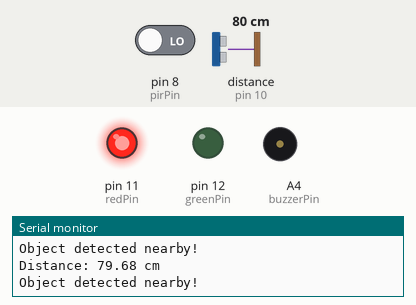
This sketch was run on a simulated Arduino Uno, built with avr-gcc and run on an emulated ATmega328P. Parts: output pins drawn as LEDs (lit = HIGH), buzzer (waves = sounding, pin HIGH), the last lines printed to the serial monitor. Wiring (inferred from the names in the program): ultrasonic range finder: trigger pin 9; echo pin 10. Inputs (shaded band) come from the test bench; at power-on: distance to the obstacle (sensor on pin 10) 80 cm, pin 8 (pirPin) LOW. The echo pulse lasts 58.3 µs per cm; pins used as bus, display or sensor lines are not drawn.

Above: at 1.3 s.
1.4 s: distance to the obstacle (sensor on pin 10) set to 12 cm
2.9 s: distance to the obstacle (sensor on pin 10) set to 9 cm
At 3.7 s:
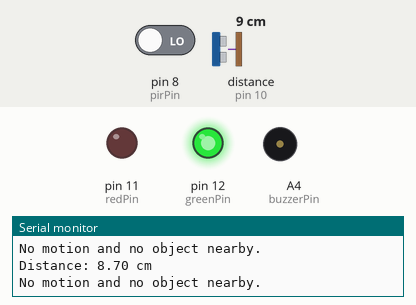
4.5 s: pin 8 (pirPin) driven HIGH
At 5.0 s:
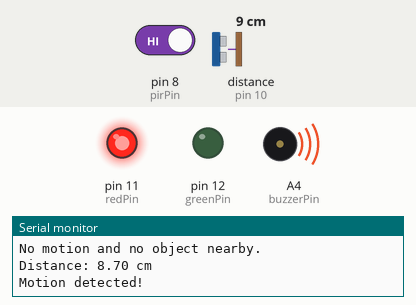
6.0 s: pin 8 (pirPin) driven LOW
At 6.3 s:
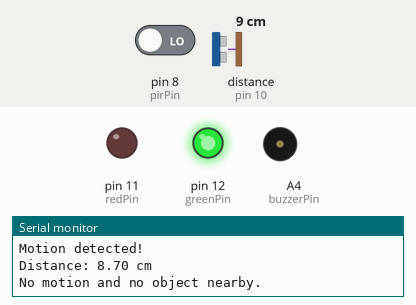
9.0 s: distance to the obstacle (sensor on pin 10) set to 120 cm
At 10.4 s:
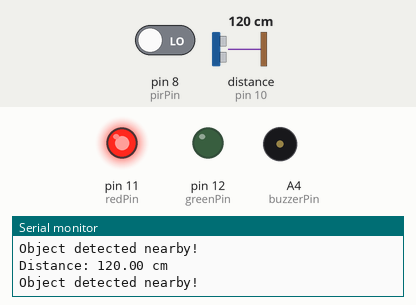
Timing chart, 0 to 11.5 s (numbered marks = the images above; inputs shaded):
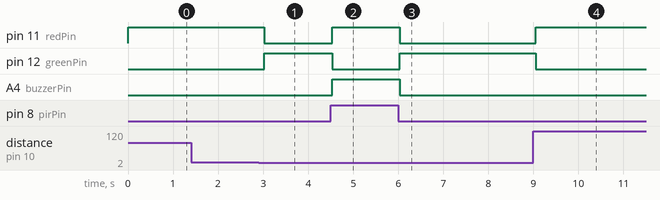

Measured:
- the behaviour switches between 11 and 10 cm on distance to the obstacle (sensor on pin 10) (found by bisection; images 0 and 1)
- after the input at 2.9 s, pin 11 (redPin): HIGH → LOW after 0.13 s; pin 12 (greenPin): LOW → HIGH after 0.13 s
- after the input at 4.5 s, pin 11 (redPin), A4 (buzzerPin): LOW → HIGH at once; pin 12 (greenPin): HIGH → LOW at once
- after the input at 6.0 s, pin 11 (redPin), A4 (buzzerPin): HIGH → LOW at once; pin 12 (greenPin): LOW → HIGH at once
- after the input at 9.0 s, pin 11 (redPin): LOW → HIGH after 0.05 s; pin 12 (greenPin): HIGH → LOW after 0.05 s

The sketch:

Aurdino_dec20a.ino
```cpp
const int trigPin = 9;       // Trigger pin for ultrasonic sensor
const int echoPin = 10;      // Echo pin for ultrasonic sensor
const int pirPin = 8;        // PIR motion sensor pin
const int redPin = 11;       // Red LED pin
const int greenPin = 12;     // Green LED pin
const int buzzerPin = A4;     // Buzzer pin

long duration;               // Variable to store pulse duration
float distance;              // Variable to store the calculated distance
int motionDetected = LOW;    // Variable to store PIR sensor status

void setup() {
  pinMode(trigPin, OUTPUT);    // Set the trigPin as output
  pinMode(echoPin, INPUT);     // Set the echoPin as input
  pinMode(pirPin, INPUT);      // Set the pirPin as input
  pinMode(redPin, OUTPUT);     // Set the redPin as output
  pinMode(greenPin, OUTPUT);   // Set the greenPin as output
  pinMode(buzzerPin, OUTPUT);  // Set the buzzerPin as output

  Serial.begin(9600);          // Start serial communication
}

void loop() {
  // Ultrasonic Sensor Measurement
  digitalWrite(trigPin, LOW);
  delayMicroseconds(2);                 // Wait for 2 microseconds
  digitalWrite(trigPin, HIGH);
  delayMicroseconds(10);                // Wait for 10 microseconds to send pulse
  digitalWrite(trigPin, LOW);

  duration = pulseIn(echoPin, HIGH);    // Measure the duration of pulse
  distance = (duration * 0.0343) / 2;   // Calculate the distance in cm

  // Read the PIR motion sensor
  motionDetected = digitalRead(pirPin);

  // Show the distance on the serial monitor
  Serial.print("Distance: ");
  Serial.print(distance);
  Serial.println(" cm");

  if (motionDetected == HIGH) {
    // Motion detected
    digitalWrite(redPin, HIGH);    // Red light ON
    digitalWrite(greenPin, LOW);   // Green light OFF
    digitalWrite(buzzerPin, HIGH); // Buzzer ON
    Serial.println("Motion detected!");
  }
  else if (distance > 10 && distance > 0) {
    // Object detected nearby (within 10 cm)
    digitalWrite(redPin, HIGH);     // Red light OFF
    digitalWrite(greenPin, LOW);  // Green light ON
    digitalWrite(buzzerPin, LOW); // Buzzer ON
    Serial.println("Object detected nearby!");
  }
  else {
    // No motion and no object nearby
    digitalWrite(redPin, LOW);     // Red light OFF
    digitalWrite(greenPin, HIGH);  // Green light ON
    digitalWrite(buzzerPin, LOW);  // Buzzer OFF
    Serial.println("No motion and no object nearby.");
  }

  delay(500); // Delay for stability
}
```
